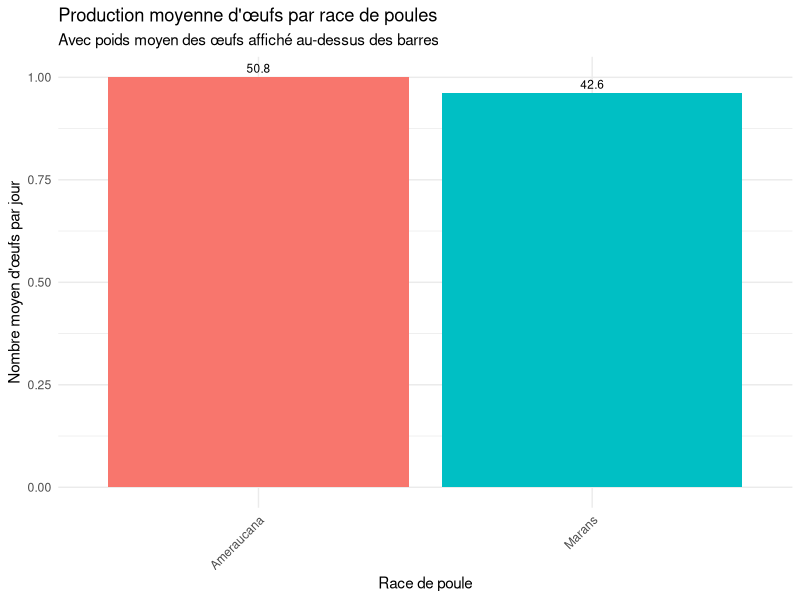

This chart was generated by the following R code:
## ---- chunk 1
library(broom)
## ---- chunk 2
suppressPackageStartupMessages(library(tidyverse))
## ---- chunk 3
  gallusDomesticus <- read.csv("../data/GallusGallusDomesticus.csv")
  
  glimpse(gallusDomesticus)
  
 
## ---- chunk 4
summary_data <- gallusDomesticus %>%
  group_by(GallusBreed) %>%
  summarise(
    mean_eggs = mean(EggsPerDay, na.rm = TRUE),
    mean_egg_weight = mean(GallusEggWeight, na.rm = TRUE)
  ) 

ggplot(summary_data, aes(x = GallusBreed, y = mean_eggs, fill =     GallusBreed)) +
  geom_bar(stat = "identity", position = "dodge") +
  geom_text(aes(label = round(mean_egg_weight, 1)), 
            vjust = -0.5, size = 3) +
  labs(
    title = "Production moyenne d'œufs par race de poules",
    subtitle = "Avec poids moyen des œufs affiché au-dessus des barres",
    x = "Race de poule", 
    y = "Nombre moyen d'œufs par jour"
  ) +
  theme_minimal() +
  theme(axis.text.x = element_text(angle = 45, hjust = 1), legend.position   = "none")
